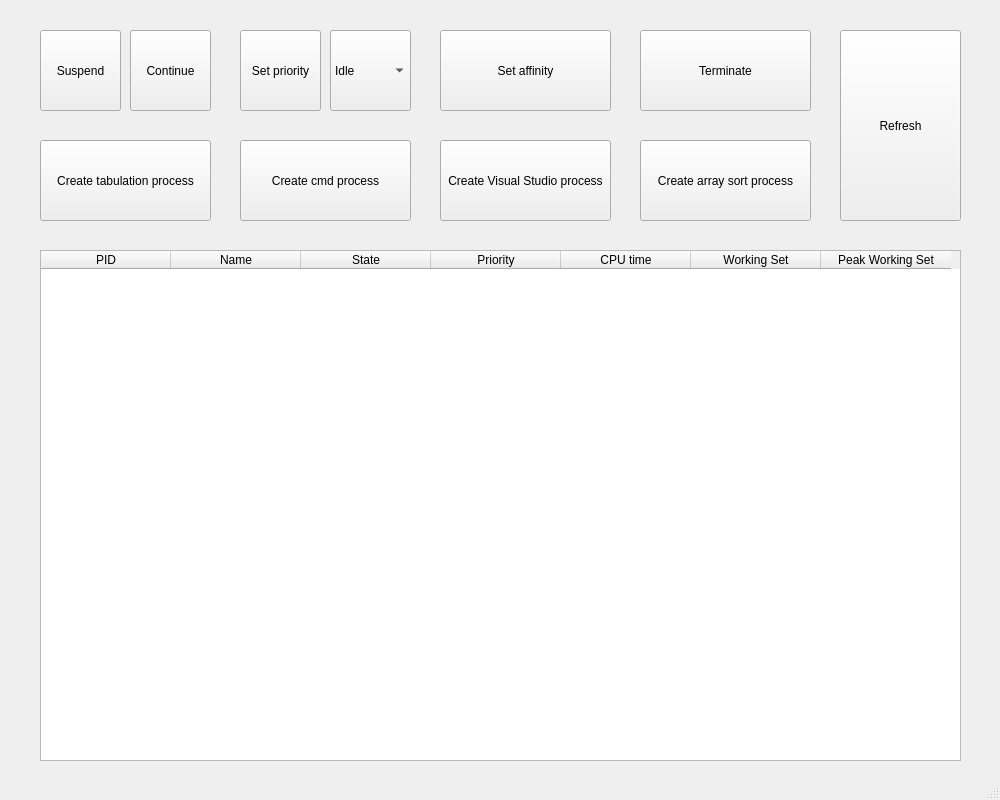
<?xml version="1.0" encoding="UTF-8"?>
<ui version="4.0">
 <class>MainWindow</class>
 <widget class="QMainWindow" name="MainWindow">
  <property name="geometry">
   <rect>
    <x>0</x>
    <y>0</y>
    <width>1000</width>
    <height>800</height>
   </rect>
  </property>
  <property name="minimumSize">
   <size>
    <width>1000</width>
    <height>800</height>
   </size>
  </property>
  <property name="maximumSize">
   <size>
    <width>1000</width>
    <height>800</height>
   </size>
  </property>
  <property name="windowTitle">
   <string>MainWindow</string>
  </property>
  <widget class="QWidget" name="centralwidget">
   <widget class="QTableWidget" name="tableWidget">
    <property name="geometry">
     <rect>
      <x>40</x>
      <y>250</y>
      <width>921</width>
      <height>511</height>
     </rect>
    </property>
    <property name="editTriggers">
     <set>QAbstractItemView::EditTrigger::NoEditTriggers</set>
    </property>
    <property name="columnCount">
     <number>7</number>
    </property>
    <attribute name="horizontalHeaderDefaultSectionSize">
     <number>130</number>
    </attribute>
    <column>
     <property name="text">
      <string>PID</string>
     </property>
    </column>
    <column>
     <property name="text">
      <string>Name</string>
     </property>
    </column>
    <column>
     <property name="text">
      <string>State</string>
     </property>
    </column>
    <column>
     <property name="text">
      <string>Priority</string>
     </property>
    </column>
    <column>
     <property name="text">
      <string>CPU time</string>
     </property>
    </column>
    <column>
     <property name="text">
      <string>Working Set</string>
     </property>
    </column>
    <column>
     <property name="text">
      <string>Peak Working Set</string>
     </property>
    </column>
   </widget>
   <widget class="QPushButton" name="pushButton_priority">
    <property name="geometry">
     <rect>
      <x>240</x>
      <y>30</y>
      <width>81</width>
      <height>81</height>
     </rect>
    </property>
    <property name="text">
     <string>Set priority</string>
    </property>
   </widget>
   <widget class="QPushButton" name="pushButton_suspend">
    <property name="geometry">
     <rect>
      <x>40</x>
      <y>30</y>
      <width>81</width>
      <height>81</height>
     </rect>
    </property>
    <property name="text">
     <string>Suspend</string>
    </property>
   </widget>
   <widget class="QPushButton" name="pushButton_affinity">
    <property name="geometry">
     <rect>
      <x>440</x>
      <y>30</y>
      <width>171</width>
      <height>81</height>
     </rect>
    </property>
    <property name="text">
     <string>Set affinity</string>
    </property>
   </widget>
   <widget class="QPushButton" name="pushButton_terminate">
    <property name="geometry">
     <rect>
      <x>640</x>
      <y>30</y>
      <width>171</width>
      <height>81</height>
     </rect>
    </property>
    <property name="text">
     <string>Terminate</string>
    </property>
   </widget>
   <widget class="QPushButton" name="pushButton_create_resmon">
    <property name="geometry">
     <rect>
      <x>440</x>
      <y>140</y>
      <width>171</width>
      <height>81</height>
     </rect>
    </property>
    <property name="text">
     <string>Create Visual Studio process</string>
    </property>
   </widget>
   <widget class="QPushButton" name="pushButton_create_sort">
    <property name="geometry">
     <rect>
      <x>640</x>
      <y>140</y>
      <width>171</width>
      <height>81</height>
     </rect>
    </property>
    <property name="text">
     <string>Create array sort process</string>
    </property>
   </widget>
   <widget class="QPushButton" name="pushButton_create_tab">
    <property name="geometry">
     <rect>
      <x>40</x>
      <y>140</y>
      <width>171</width>
      <height>81</height>
     </rect>
    </property>
    <property name="text">
     <string>Create tabulation process</string>
    </property>
   </widget>
   <widget class="QPushButton" name="pushButton_create_notion">
    <property name="geometry">
     <rect>
      <x>240</x>
      <y>140</y>
      <width>171</width>
      <height>81</height>
     </rect>
    </property>
    <property name="text">
     <string>Create cmd process</string>
    </property>
   </widget>
   <widget class="QComboBox" name="comboBox">
    <property name="geometry">
     <rect>
      <x>330</x>
      <y>30</y>
      <width>81</width>
      <height>81</height>
     </rect>
    </property>
    <item>
     <property name="text">
      <string>Idle</string>
     </property>
    </item>
    <item>
     <property name="text">
      <string>Below normal</string>
     </property>
    </item>
    <item>
     <property name="text">
      <string>Normal</string>
     </property>
    </item>
    <item>
     <property name="text">
      <string>Above normal</string>
     </property>
    </item>
    <item>
     <property name="text">
      <string>High</string>
     </property>
    </item>
    <item>
     <property name="text">
      <string>Realtime</string>
     </property>
    </item>
   </widget>
   <widget class="QPushButton" name="pushButton_refresh">
    <property name="geometry">
     <rect>
      <x>840</x>
      <y>30</y>
      <width>121</width>
      <height>191</height>
     </rect>
    </property>
    <property name="text">
     <string>Refresh</string>
    </property>
   </widget>
   <widget class="QPushButton" name="pushButton_continue">
    <property name="geometry">
     <rect>
      <x>130</x>
      <y>30</y>
      <width>81</width>
      <height>81</height>
     </rect>
    </property>
    <property name="text">
     <string>Continue</string>
    </property>
   </widget>
  </widget>
  <widget class="QMenuBar" name="menubar">
   <property name="geometry">
    <rect>
     <x>0</x>
     <y>0</y>
     <width>1000</width>
     <height>21</height>
    </rect>
   </property>
  </widget>
  <widget class="QStatusBar" name="statusbar"/>
 </widget>
 <resources/>
 <connections/>
</ui>
